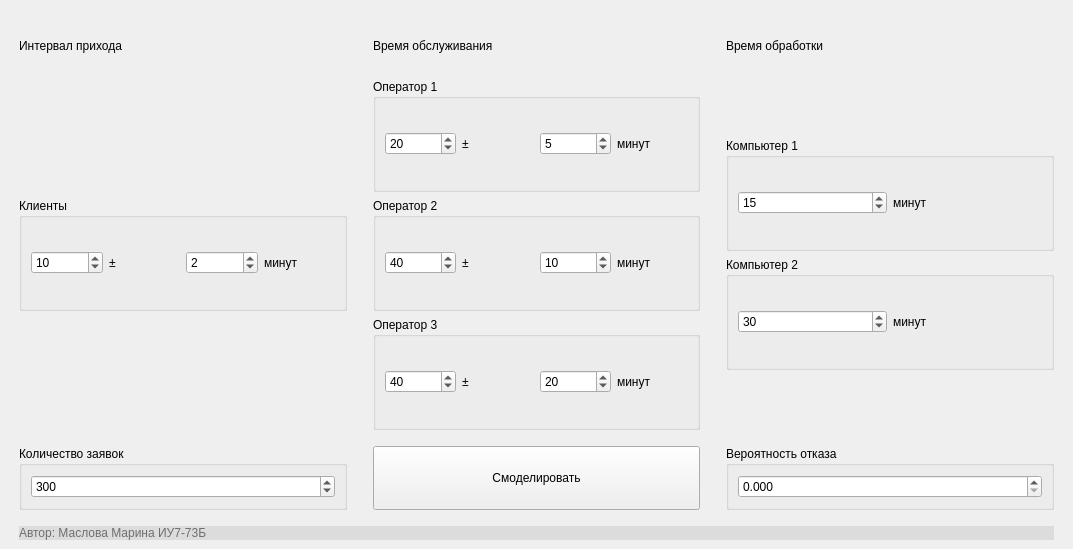
<?xml version="1.0" encoding="UTF-8"?>
<ui version="4.0">
 <class>MainWindow</class>
 <widget class="QMainWindow" name="MainWindow">
  <property name="geometry">
   <rect>
    <x>0</x>
    <y>0</y>
    <width>1073</width>
    <height>549</height>
   </rect>
  </property>
  <property name="windowTitle">
   <string>Маслова Марина ИУ7-73Б Лабораторная работа №5</string>
  </property>
  <widget class="QWidget" name="centralwidget">
   <layout class="QGridLayout" name="gridLayout_10">
    <item row="0" column="1">
     <spacer name="vspaceUp">
      <property name="orientation">
       <enum>Qt::Vertical</enum>
      </property>
      <property name="sizeType">
       <enum>QSizePolicy::Fixed</enum>
      </property>
      <property name="sizeHint" stdset="0">
       <size>
        <width>20</width>
        <height>10</height>
       </size>
      </property>
     </spacer>
    </item>
    <item row="1" column="0">
     <spacer name="hspaceLeft">
      <property name="orientation">
       <enum>Qt::Horizontal</enum>
      </property>
      <property name="sizeType">
       <enum>QSizePolicy::Fixed</enum>
      </property>
      <property name="sizeHint" stdset="0">
       <size>
        <width>10</width>
        <height>20</height>
       </size>
      </property>
     </spacer>
    </item>
    <item row="1" column="1" colspan="2">
     <layout class="QGridLayout" name="glMain">
      <property name="sizeConstraint">
       <enum>QLayout::SetNoConstraint</enum>
      </property>
      <item row="4" column="4" rowspan="2">
       <widget class="QGroupBox" name="gbComputer2">
        <property name="title">
         <string>Компьютер 2</string>
        </property>
        <layout class="QGridLayout" name="gridLayout_6">
         <item row="0" column="1">
          <widget class="QLabel" name="lblComputer2Minutes">
           <property name="text">
            <string>минут</string>
           </property>
          </widget>
         </item>
         <item row="0" column="0">
          <widget class="QSpinBox" name="sbComputer2">
           <property name="sizePolicy">
            <sizepolicy hsizetype="Preferred" vsizetype="Fixed">
             <horstretch>0</horstretch>
             <verstretch>0</verstretch>
            </sizepolicy>
           </property>
           <property name="value">
            <number>30</number>
           </property>
          </widget>
         </item>
        </layout>
       </widget>
      </item>
      <item row="0" column="4">
       <widget class="QLabel" name="lblComputers">
        <property name="text">
         <string>Время обработки</string>
        </property>
       </widget>
      </item>
      <item row="3" column="1">
       <spacer name="hspace12">
        <property name="orientation">
         <enum>Qt::Horizontal</enum>
        </property>
        <property name="sizeType">
         <enum>QSizePolicy::Minimum</enum>
        </property>
        <property name="sizeHint" stdset="0">
         <size>
          <width>20</width>
          <height>20</height>
         </size>
        </property>
       </spacer>
      </item>
      <item row="0" column="2">
       <widget class="QLabel" name="lblOperators">
        <property name="sizePolicy">
         <sizepolicy hsizetype="Preferred" vsizetype="Preferred">
          <horstretch>0</horstretch>
          <verstretch>0</verstretch>
         </sizepolicy>
        </property>
        <property name="text">
         <string>Время обслуживания</string>
        </property>
       </widget>
      </item>
      <item row="3" column="3">
       <spacer name="hspace23">
        <property name="orientation">
         <enum>Qt::Horizontal</enum>
        </property>
        <property name="sizeType">
         <enum>QSizePolicy::Minimum</enum>
        </property>
        <property name="sizeHint" stdset="0">
         <size>
          <width>20</width>
          <height>20</height>
         </size>
        </property>
       </spacer>
      </item>
      <item row="1" column="2" rowspan="2">
       <widget class="QGroupBox" name="gbOperator1">
        <property name="sizePolicy">
         <sizepolicy hsizetype="Preferred" vsizetype="Preferred">
          <horstretch>0</horstretch>
          <verstretch>0</verstretch>
         </sizepolicy>
        </property>
        <property name="maximumSize">
         <size>
          <width>16777215</width>
          <height>16777215</height>
         </size>
        </property>
        <property name="title">
         <string>Оператор 1</string>
        </property>
        <layout class="QGridLayout" name="gridLayout_2">
         <item row="0" column="0">
          <widget class="QSpinBox" name="sbOperator1M">
           <property name="value">
            <number>20</number>
           </property>
          </widget>
         </item>
         <item row="0" column="1">
          <widget class="QLabel" name="lblOperator1PM">
           <property name="text">
            <string>±</string>
           </property>
          </widget>
         </item>
         <item row="0" column="2">
          <widget class="QSpinBox" name="sbOperator1D">
           <property name="value">
            <number>5</number>
           </property>
          </widget>
         </item>
         <item row="0" column="3">
          <widget class="QLabel" name="lblOperator1Minutes">
           <property name="text">
            <string>минут</string>
           </property>
          </widget>
         </item>
        </layout>
       </widget>
      </item>
      <item row="8" column="4">
       <widget class="QGroupBox" name="gbProbability">
        <property name="title">
         <string>Вероятность отказа</string>
        </property>
        <layout class="QGridLayout" name="gridLayout_9">
         <item row="0" column="0">
          <widget class="QDoubleSpinBox" name="dsbProbability">
           <property name="decimals">
            <number>3</number>
           </property>
           <property name="maximum">
            <double>1.000000000000000</double>
           </property>
           <property name="singleStep">
            <double>0.100000000000000</double>
           </property>
          </widget>
         </item>
        </layout>
       </widget>
      </item>
      <item row="3" column="0" rowspan="2">
       <widget class="QGroupBox" name="gbClients">
        <property name="sizePolicy">
         <sizepolicy hsizetype="Preferred" vsizetype="Preferred">
          <horstretch>0</horstretch>
          <verstretch>0</verstretch>
         </sizepolicy>
        </property>
        <property name="maximumSize">
         <size>
          <width>16777215</width>
          <height>16777215</height>
         </size>
        </property>
        <property name="title">
         <string>Клиенты</string>
        </property>
        <layout class="QGridLayout" name="gridLayout">
         <item row="0" column="3">
          <widget class="QLabel" name="lblClientsMinutes">
           <property name="text">
            <string>минут</string>
           </property>
          </widget>
         </item>
         <item row="0" column="2">
          <widget class="QSpinBox" name="sbClientsD">
           <property name="sizePolicy">
            <sizepolicy hsizetype="Preferred" vsizetype="Fixed">
             <horstretch>0</horstretch>
             <verstretch>0</verstretch>
            </sizepolicy>
           </property>
           <property name="value">
            <number>2</number>
           </property>
          </widget>
         </item>
         <item row="0" column="0">
          <widget class="QSpinBox" name="sbClientsM">
           <property name="sizePolicy">
            <sizepolicy hsizetype="Preferred" vsizetype="Fixed">
             <horstretch>0</horstretch>
             <verstretch>0</verstretch>
            </sizepolicy>
           </property>
           <property name="value">
            <number>10</number>
           </property>
          </widget>
         </item>
         <item row="0" column="1">
          <widget class="QLabel" name="lblClientsPM">
           <property name="text">
            <string>±</string>
           </property>
          </widget>
         </item>
        </layout>
       </widget>
      </item>
      <item row="2" column="4" rowspan="2">
       <widget class="QGroupBox" name="gbComputer1">
        <property name="title">
         <string>Компьютер 1</string>
        </property>
        <layout class="QGridLayout" name="gridLayout_5">
         <item row="0" column="1">
          <widget class="QLabel" name="lblComputer1Minutes">
           <property name="text">
            <string>минут</string>
           </property>
          </widget>
         </item>
         <item row="0" column="0">
          <widget class="QSpinBox" name="sbComputer1">
           <property name="sizePolicy">
            <sizepolicy hsizetype="Preferred" vsizetype="Fixed">
             <horstretch>0</horstretch>
             <verstretch>0</verstretch>
            </sizepolicy>
           </property>
           <property name="value">
            <number>15</number>
           </property>
          </widget>
         </item>
        </layout>
       </widget>
      </item>
      <item row="3" column="2" rowspan="2">
       <widget class="QGroupBox" name="gbOperator2">
        <property name="sizePolicy">
         <sizepolicy hsizetype="Preferred" vsizetype="Preferred">
          <horstretch>0</horstretch>
          <verstretch>0</verstretch>
         </sizepolicy>
        </property>
        <property name="maximumSize">
         <size>
          <width>16777215</width>
          <height>16777215</height>
         </size>
        </property>
        <property name="title">
         <string>Оператор 2</string>
        </property>
        <layout class="QGridLayout" name="gridLayout_3">
         <item row="0" column="1">
          <widget class="QLabel" name="lblOperator2PM">
           <property name="text">
            <string>±</string>
           </property>
          </widget>
         </item>
         <item row="0" column="3">
          <widget class="QLabel" name="lblOperator2Minutes">
           <property name="text">
            <string>минут</string>
           </property>
          </widget>
         </item>
         <item row="0" column="0">
          <widget class="QSpinBox" name="sbOperator2M">
           <property name="value">
            <number>40</number>
           </property>
          </widget>
         </item>
         <item row="0" column="2">
          <widget class="QSpinBox" name="sbOperator2D">
           <property name="value">
            <number>10</number>
           </property>
          </widget>
         </item>
        </layout>
       </widget>
      </item>
      <item row="5" column="2" rowspan="2">
       <widget class="QGroupBox" name="gbOperator3">
        <property name="sizePolicy">
         <sizepolicy hsizetype="Preferred" vsizetype="Preferred">
          <horstretch>0</horstretch>
          <verstretch>0</verstretch>
         </sizepolicy>
        </property>
        <property name="maximumSize">
         <size>
          <width>16777215</width>
          <height>16777215</height>
         </size>
        </property>
        <property name="title">
         <string>Оператор 3</string>
        </property>
        <layout class="QGridLayout" name="gridLayout_4">
         <item row="0" column="0">
          <widget class="QSpinBox" name="sbOperator3M">
           <property name="value">
            <number>40</number>
           </property>
          </widget>
         </item>
         <item row="0" column="1">
          <widget class="QLabel" name="lblOperator3PM">
           <property name="text">
            <string>±</string>
           </property>
          </widget>
         </item>
         <item row="0" column="2">
          <widget class="QSpinBox" name="sbOperator3D">
           <property name="value">
            <number>20</number>
           </property>
          </widget>
         </item>
         <item row="0" column="3">
          <widget class="QLabel" name="lblOperator3Minutes">
           <property name="text">
            <string>минут</string>
           </property>
          </widget>
         </item>
        </layout>
       </widget>
      </item>
      <item row="0" column="0">
       <widget class="QLabel" name="lblClients">
        <property name="sizePolicy">
         <sizepolicy hsizetype="Preferred" vsizetype="Preferred">
          <horstretch>0</horstretch>
          <verstretch>0</verstretch>
         </sizepolicy>
        </property>
        <property name="text">
         <string>Интервал прихода</string>
        </property>
       </widget>
      </item>
      <item row="8" column="2">
       <widget class="QPushButton" name="btnRun">
        <property name="sizePolicy">
         <sizepolicy hsizetype="Preferred" vsizetype="Preferred">
          <horstretch>0</horstretch>
          <verstretch>0</verstretch>
         </sizepolicy>
        </property>
        <property name="text">
         <string>Смоделировать</string>
        </property>
       </widget>
      </item>
      <item row="8" column="0">
       <widget class="QGroupBox" name="gbNum">
        <property name="sizePolicy">
         <sizepolicy hsizetype="Preferred" vsizetype="Preferred">
          <horstretch>0</horstretch>
          <verstretch>0</verstretch>
         </sizepolicy>
        </property>
        <property name="maximumSize">
         <size>
          <width>16777215</width>
          <height>16777215</height>
         </size>
        </property>
        <property name="title">
         <string>Количество заявок</string>
        </property>
        <layout class="QGridLayout" name="gridLayout_7">
         <item row="0" column="0">
          <widget class="QSpinBox" name="sbNum">
           <property name="sizePolicy">
            <sizepolicy hsizetype="Preferred" vsizetype="Fixed">
             <horstretch>0</horstretch>
             <verstretch>0</verstretch>
            </sizepolicy>
           </property>
           <property name="maximum">
            <number>1000</number>
           </property>
           <property name="value">
            <number>300</number>
           </property>
          </widget>
         </item>
        </layout>
       </widget>
      </item>
      <item row="7" column="2">
       <spacer name="vspaceInOut">
        <property name="orientation">
         <enum>Qt::Vertical</enum>
        </property>
        <property name="sizeType">
         <enum>QSizePolicy::Fixed</enum>
        </property>
        <property name="sizeHint" stdset="0">
         <size>
          <width>20</width>
          <height>10</height>
         </size>
        </property>
       </spacer>
      </item>
     </layout>
    </item>
    <item row="1" column="3">
     <spacer name="hspaceRight">
      <property name="orientation">
       <enum>Qt::Horizontal</enum>
      </property>
      <property name="sizeType">
       <enum>QSizePolicy::Fixed</enum>
      </property>
      <property name="sizeHint" stdset="0">
       <size>
        <width>10</width>
        <height>20</height>
       </size>
      </property>
     </spacer>
    </item>
    <item row="2" column="2">
     <spacer name="vspaceButtom">
      <property name="orientation">
       <enum>Qt::Vertical</enum>
      </property>
      <property name="sizeType">
       <enum>QSizePolicy::Fixed</enum>
      </property>
      <property name="sizeHint" stdset="0">
       <size>
        <width>20</width>
        <height>10</height>
       </size>
      </property>
     </spacer>
    </item>
    <item row="3" column="1" colspan="2">
     <widget class="QLabel" name="lblAuthor">
      <property name="sizePolicy">
       <sizepolicy hsizetype="Preferred" vsizetype="Fixed">
        <horstretch>0</horstretch>
        <verstretch>0</verstretch>
       </sizepolicy>
      </property>
      <property name="styleSheet">
       <string notr="true">background-color: rgb(220, 220, 220);
color: rgb(110, 110, 110);</string>
      </property>
      <property name="text">
       <string>Автор: Маслова Марина ИУ7-73Б</string>
      </property>
     </widget>
    </item>
   </layout>
  </widget>
 </widget>
 <resources/>
 <connections/>
</ui>
